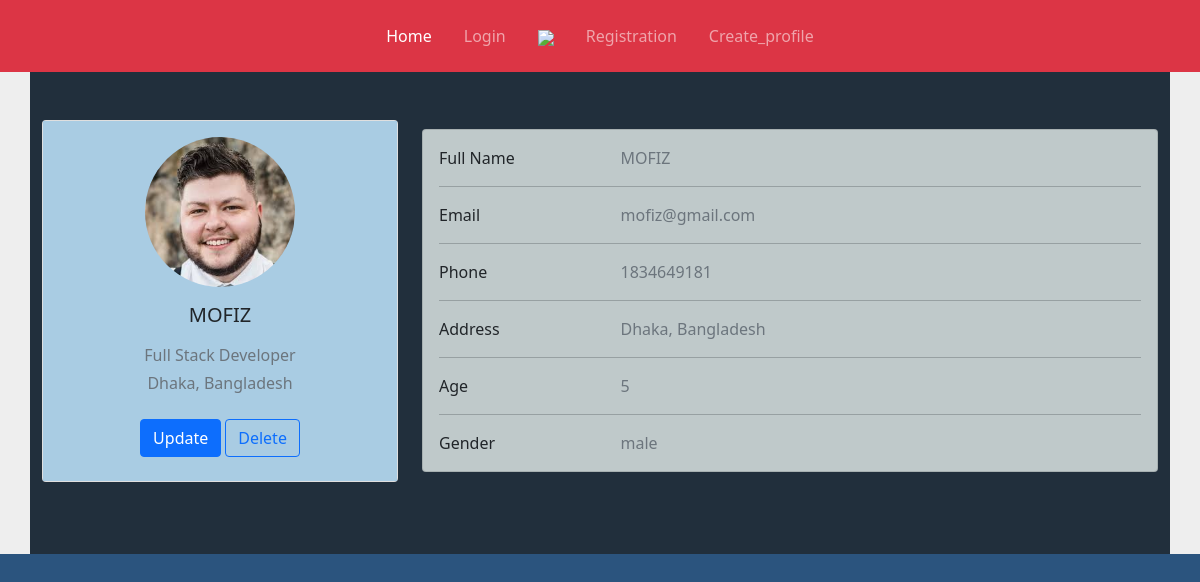
Page /profile/36/ on the committed database.
### crudApp/models.py (models this page shows, shortened)
class Profile(models.Model):
    Name = models.CharField(max_length=20)
    email = models.EmailField(max_length=20)
    age = models.PositiveIntegerField()
    gender = models.CharField(max_length=6)
    image = models.ImageField(upload_to='prof_pic/',  default='default/default.png')
    phone = models.PositiveIntegerField()
    address = models.TextField(max_length=200)

### crudApp/views.py (the view)
# urls.py: path('profile/<int:id>/', profile, name='profile'),
def profile(request, id):
    prof = Profile.objects.get(id=id)
    return render(request, 'Profile.html', locals())

### Templates/Profile.html (shortened to what this page needs)
{% extends 'Home.html' %}
{% block body %}
<section style="background-color: #eee;">
    <div class="container py-5" style="background-color:#212F3C">
        <div class="row">
            <div class="col-lg-4">
                <div class="card mb-4">
                    <div class="card-body text-center" style="background-color:#A9CCE3">
                        <img src="{{prof.image.url}}"
                             alt="avatar"
                             class="rounded-circle img-fluid" style="width: 150px;">
                        <h5 class="my-3">{{prof.Name}}</h5>
                        <p class="text-muted mb-1">Full Stack Developer</p>
                        <p class="text-muted mb-4">{{prof.address}}</p>
                        <div class="d-flex justify-content-center mb-2">
                            <a href="{% url 'updateProfile' prof.id  %}"><button type="button" class="btn btn-primary">Update</button></a>
                            <a href="{% url 'DeleteProfile' prof.id  %}"><button type="button" class="btn btn-outline-primary ms-1">Delete</button></a>
                        </div>
                    </div>
                </div>
            </div>
            <div class="col-lg-8" style="margin-top : 9px;">
                <div class="card mb-4"style="background-color: #BFC9CA">
                    <div class="card-body">
                        <div class="row">
                            <div class="col-sm-3">
                                <p class="mb-0">Full Name</p>
                            </div>
                            <div class="col-sm-9">
                                <p class="text-muted mb-0">{{prof.Name}}</p>
                            </div>
                        </div>
                        <hr>
                        <div class="row">
                            <div class="col-sm-3">
                                <p class="mb-0">Email</p>
                            </div>
                            <div class="col-sm-9">
                                <p class="text-muted mb-0">{{prof.email}}</p>
                            </div>
                        </div>
                        <hr>
                        <div class="row">
                            <div class="col-sm-3">
                                <p class="mb-0">Phone</p>
                            </div>
                            <div class="col-sm-9">
                                <p class="text-muted mb-0">{{prof.phone}}</p>
                            </div>
                        </div>
                        <hr>
                        <div class="row">
                            <div class="col-sm-3">
                                <p class="mb-0">Address</p>
                            </div>
                            <div class="col-sm-9">
                                <p class="text-muted mb-0">{{prof.address}}</p>
                            </div>
                        </div>
                        <hr>
                        <div class="row">
                            <div class="col-sm-3">
                                <p class="mb-0">Age</p>
                            </div>
                            <div class="col-sm-9">
                                <p class="text-muted mb-0">{{prof.age}}</p>
                            </div>
                        </div>
                        <hr>
                        <div class="row">
                            <div class="col-sm-3">
                                <p class="mb-0">Gender</p>
                            </div>
                            <div class="col-sm-9">
                                <p class="text-muted mb-0">{{prof.gender}}</p>
                            </div>
                        </div>
                    </div>
                </div>
            </div>
        </div>
    </div>
</section>
{% endblock %}

### rows in the picture
Profile: image (picture), Name "MOFIZ", address "Dhaka, Bangladesh", email "mofiz@gmail.com", phone "1834649181", age "5", gender "male"
